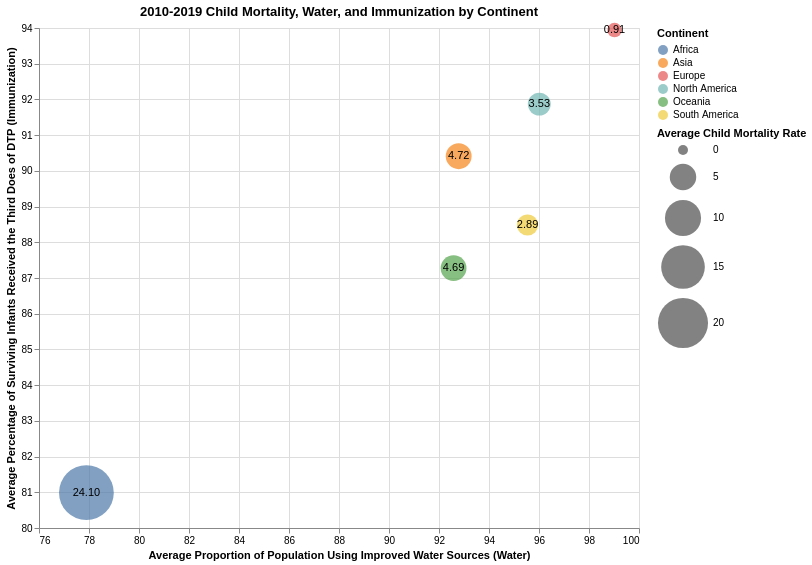

The specification (Vega-Lite) saved for this image:
### Vega-Lite specification from a JSON file in a GitHub repository (floating-point values rounded to 4 significant figures)
{"config": {"view": {"continuousWidth": 400, "continuousHeight": 300}}, "layer": [{"mark": "circle", "encoding": {"color": {"type": "nominal", "field": "Continent"}, "size": {"type": "quantitative", "field": "Child_Mor", "legend": {"title": "Average Child Mortality Rate"}, "scale": {"range": [100, 3000]}}, "x": {"type": "quantitative", "field": "Water_Improved", "title": "Average Proportion of Population Using Improved Water Sources (Water)"}, "y": {"type": "quantitative", "field": "DTP_Third", "title": "Average Percentage of Surviving Infants Received the Third Does of DTP (Immunization)"}}, "height": 500, "title": "2010-2019 Child Mortality, Water, and Immunization by Continent", "width": 600}, {"mark": "text", "encoding": {"text": {"type": "quantitative", "field": "Child_Mor", "format": ".2f"}, "x": {"type": "quantitative", "field": "Water_Improved", "scale": {"zero": false}}, "y": {"type": "quantitative", "field": "DTP_Third", "scale": {"zero": false}}}}], "data": {"name": "data-37ef81ed4c4737ef0602ce707d8d24ff"}, "$schema": "https://vega.github.io/schema/vega-lite/v4.8.1.json", "datasets": {"data-37ef81ed4c4737ef0602ce707d8d24ff": [{"Continent": "Africa", "Child_Mor": 24.1, "Water_Improved": 77.9, "Open_Defecation": 21.88, "DTP_Third": 80.99}, {"Continent": "Asia", "Child_Mor": 4.718, "Water_Improved": 92.79, "Open_Defecation": 6.688, "DTP_Third": 90.41}, {"Continent": "Europe", "Child_Mor": 0.9076, "Water_Improved": 99.02, "Open_Defecation": 0.03344, "DTP_Third": 93.94}, {"Continent": "North America", "Child_Mor": 3.533, "Water_Improved": 96.01, "Open_Defecation": 2.52, "DTP_Third": 91.87}, {"Continent": "Oceania", "Child_Mor": 4.685, "Water_Improved": 92.58, "Open_Defecation": 6.48, "DTP_Third": 87.28}, {"Continent": "South America", "Child_Mor": 2.888, "Water_Improved": 95.54, "Open_Defecation": 3.824, "DTP_Third": 88.48}]}}
